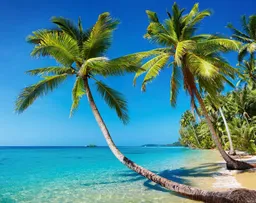
#> input picture 1.webp, 256 x 203 px, shrunk from 1200 x 950 before the run
$ python laplacian_sharpening.py
#> lines starting #> are read from the running program, lines starting #| are printed output that depends on the picture
import cv2
import numpy as np
import matplotlib.pyplot as plt
import math

def sharpening_kernal(pic,i,j,k):
    #Weight of adjacent pixels:
    #0, 1,0
    #1,-4,1
    #0, 1,0
    kernel = np.array([[0, 1, 0],
                       [1, -4, 1],
                       [0, 1, 0]])
    sub_img = pic[i - 1:i + 2, j - 1:j + 2]
    result = kernel * sub_img
    result = abs(np.sum(result)) * k
    return round(result)


img_cv   = cv2.imread('1.webp')
#> img_cv is the input picture: shape (203, 256, 3); mean B, G, R 147.7, 136, 72.2
print("img_cv:",img_cv.shape)
#| img_cv: (203, 256, 3)

gray=cv2.cvtColor(img_cv,cv2.COLOR_BGR2GRAY)
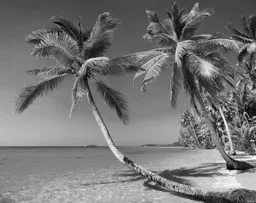
#> gray: shape (203, 256); min 2, max 253, mean 118.3
print("gray:",gray.shape)
#| gray: (203, 256)


img_laplacian_sharpening = np.zeros((len(gray),len(gray[0])),dtype='uint8')
#> img_laplacian_sharpening: shape (203, 256); every value is 0
for i in range(1,len(gray)-1):
    for ii in range(1,len(gray[0])-1):
        img_laplacian_sharpening[i][ii] = sharpening_kernal(gray,i,ii,0.3)
#> this loop made 201 passes
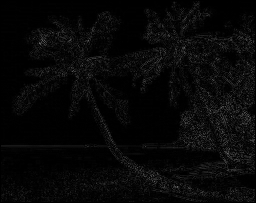
#> img_laplacian_sharpening: shape (203, 256); min 0, max 104, mean 7.5

cv2.imwrite('laplacian_sharpening_border.jpg',img_laplacian_sharpening)

for i in range(len(gray)):
    for ii in range(len(gray[0])):
        pixel = int(img_laplacian_sharpening[i][ii]) + int(gray[i][ii])
        if pixel>255:
            img_laplacian_sharpening[i][ii] = 255
        else:
            img_laplacian_sharpening[i][ii] = pixel
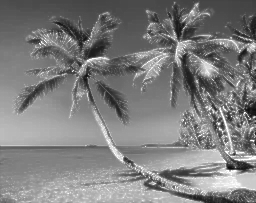
#> img_laplacian_sharpening: shape (203, 256); min 13, max 255, mean 125.7

cv2.imwrite('laplacian_sharpening.jpg',img_laplacian_sharpening)

$ run again, with fft_shift.jpg saved as 1.webp
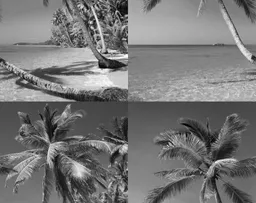
#> input picture fft_shift.jpg, 256 x 203 px, shrunk from 1200 x 950 before the run
#> img_cv is the input picture: shape (203, 256, 3); mean B, G, R 118.3, 118.3, 118.3
#| img_cv: (203, 256, 3)
#| gray: (203, 256)
#> the loop `for i in range(1,len(gray)-1):` made 201 passes
#> after the loop `for i in range(1,len(gray)-1):`:
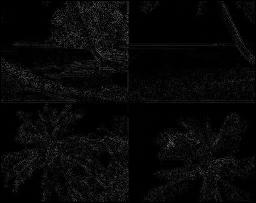
#> img_laplacian_sharpening: shape (203, 256); min 0, max 122, mean 7.6
#> after the loop `for i in range(len(gray)):`:
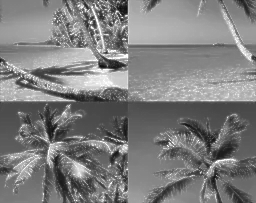
#> img_laplacian_sharpening: shape (203, 256); min 12, max 255, mean 125.8
